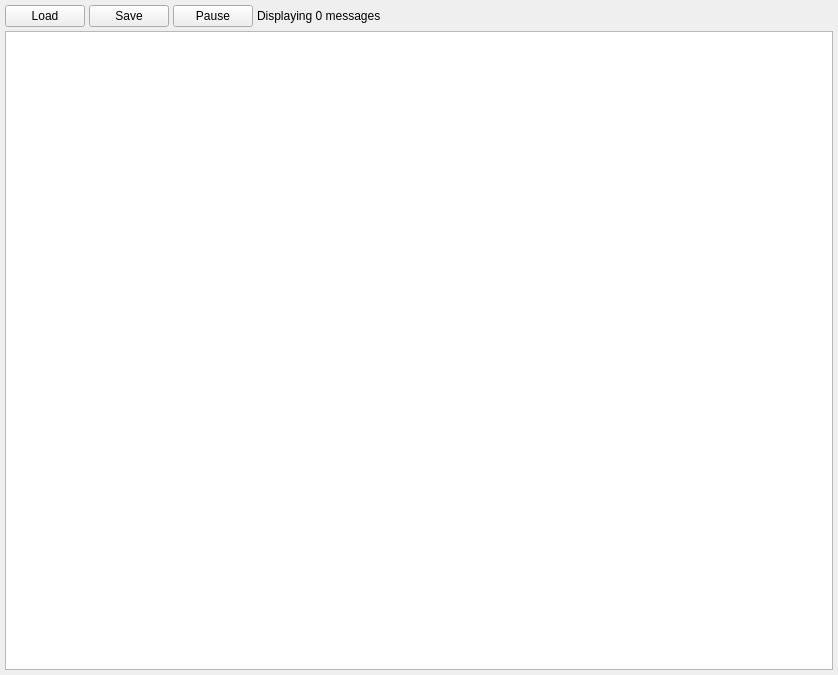
<?xml version="1.0" encoding="UTF-8"?>
<ui version="4.0">
 <class>ConsoleWidget</class>
 <widget class="QWidget" name="ConsoleWidget">
  <property name="geometry">
   <rect>
    <x>0</x>
    <y>0</y>
    <width>838</width>
    <height>675</height>
   </rect>
  </property>
  <property name="windowTitle">
   <string>Console</string>
  </property>
  <layout class="QVBoxLayout" name="verticalLayout">
   <property name="spacing">
    <number>4</number>
   </property>
   <property name="margin">
    <number>5</number>
   </property>
   <item>
    <layout class="QHBoxLayout" name="horizontalLayout">
     <item>
      <widget class="QPushButton" name="load_button">
       <property name="toolTip">
        <string>Open a Message file</string>
       </property>
       <property name="text">
        <string>Load</string>
       </property>
      </widget>
     </item>
     <item>
      <widget class="QPushButton" name="save_button">
       <property name="toolTip">
        <string>Save currently displayed messages to a file</string>
       </property>
       <property name="text">
        <string>Save</string>
       </property>
      </widget>
     </item>
     <item>
      <widget class="QPushButton" name="pause_button">
       <property name="toolTip">
        <string>Pause/Resume the message stream</string>
       </property>
       <property name="text">
        <string>Pause</string>
       </property>
       <property name="checkable">
        <bool>true</bool>
       </property>
      </widget>
     </item>
     <item>
      <widget class="QLabel" name="messages_label">
       <property name="text">
        <string>Displaying 0 messages</string>
       </property>
      </widget>
     </item>
     <item>
      <spacer name="horizontalSpacer">
       <property name="orientation">
        <enum>Qt::Horizontal</enum>
       </property>
       <property name="sizeHint" stdset="0">
        <size>
         <width>40</width>
         <height>20</height>
        </size>
       </property>
      </spacer>
     </item>
    </layout>
   </item>
   <item>
    <widget class="QTableView" name="table_view">
     <property name="selectionBehavior">
      <enum>QAbstractItemView::SelectRows</enum>
     </property>
     <property name="horizontalScrollMode">
      <enum>QAbstractItemView::ScrollPerPixel</enum>
     </property>
     <property name="sortingEnabled">
      <bool>true</bool>
     </property>
    </widget>
   </item>
  </layout>
 </widget>
 <resources/>
 <connections/>
</ui>
